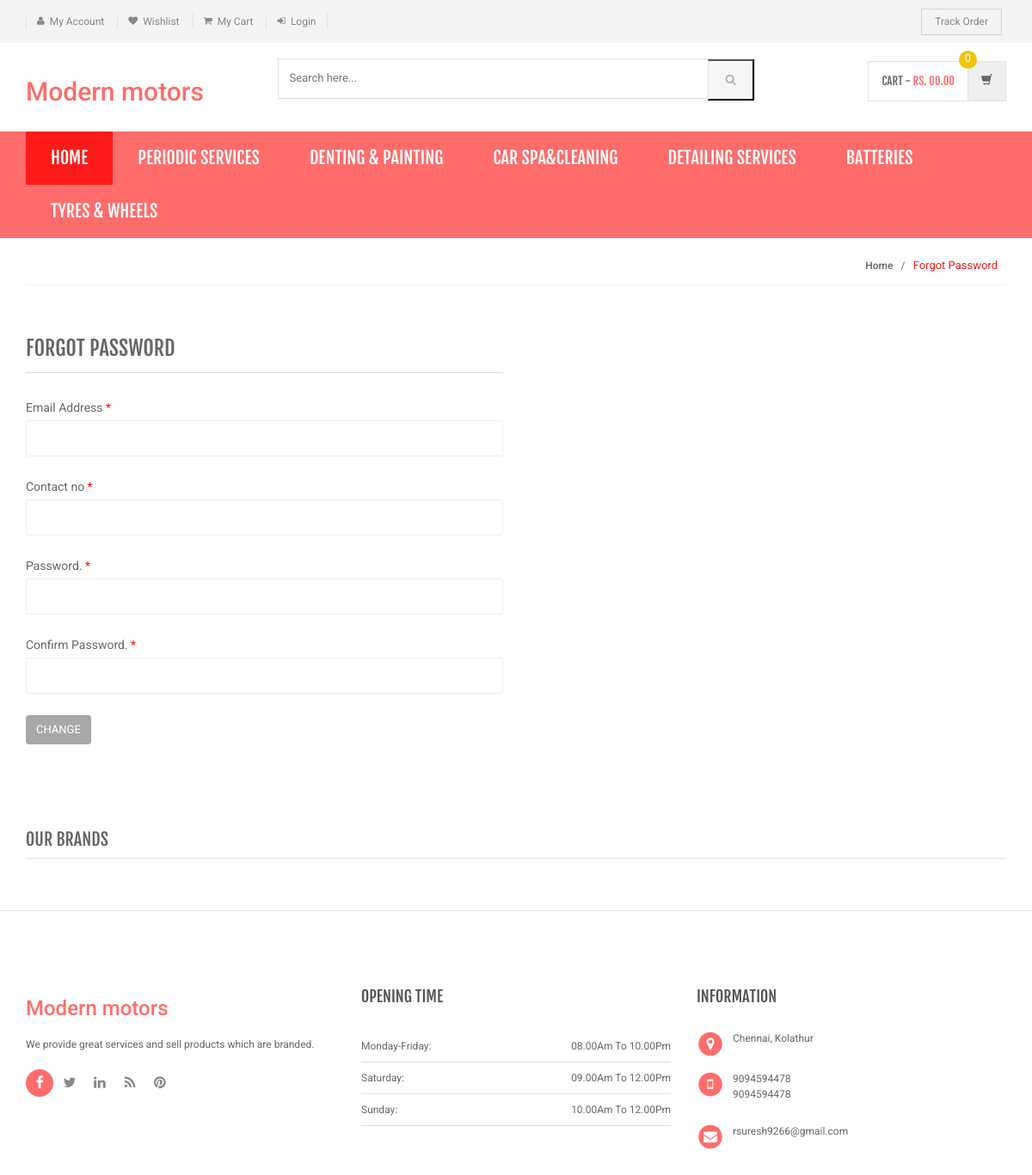
The app's page /shopping/forgot-password.php with its own data.
### tables this page shows
CREATE TABLE `category` (
  `id` int(11) NOT NULL,
  `categoryName` varchar(255) DEFAULT NULL,
  `categoryDescription` longtext,
  `creationDate` timestamp NOT NULL DEFAULT CURRENT_TIMESTAMP,
  `updationDate` varchar(255) DEFAULT NULL
);

### shopping/includes/menu-bar.php (the view, shortened to what this page needs)
<div class="header-nav animate-dropdown">
    <div class="container">
        <div class="yamm navbar navbar-default" role="navigation">
            <div class="nav-bg-class">
                <div class="navbar-collapse collapse" id="mc-horizontal-menu-collapse">
	<div class="nav-outer">
		<ul class="nav navbar-nav">
			<li class="active dropdown yamm-fw">
				<a href="index.php" data-hover="dropdown" class="dropdown-toggle">Home</a>
			</li>
              <?php $sql=mysqli_query($con,"select id,categoryName  from category limit 6");
while($row=mysqli_fetch_array($sql))
{
    ?>
			<li class="dropdown yamm">
				<a href="category.php?cid=<?php echo $row['id'];?>"> <?php echo $row['categoryName'];?></a>
			</li>
			<?php } ?>
		</ul>
		<div class="clearfix"></div>
	</div>
</div>
            </div>
        </div>
    </div>
</div>

### shopping/assets/css/lightbox.css (style rules this page uses)
body:after { content: url(../images/close.png) url(../images/loading.gif) url(../images/prev.png) url(../images/next.png); display: none; }

### shopping/assets/css/orange.css (style rules this page uses)
a { color: #f39c12; }
.header-style-1 .header-nav { background: #f39c12; }
.cnt-home .header-style-1 .header-nav .navbar .navbar-nav > li.active { background: #ab6c09; }

### records on screen
category: categoryName "PERIODIC SERVICES"
category: categoryName "DENTING & PAINTING"
category: categoryName "CAR SPA&CLEANING"
category: categoryName "DETAILING SERVICES"
category: categoryName "BATTERIES"
category: categoryName "TYRES & WHEELS"
